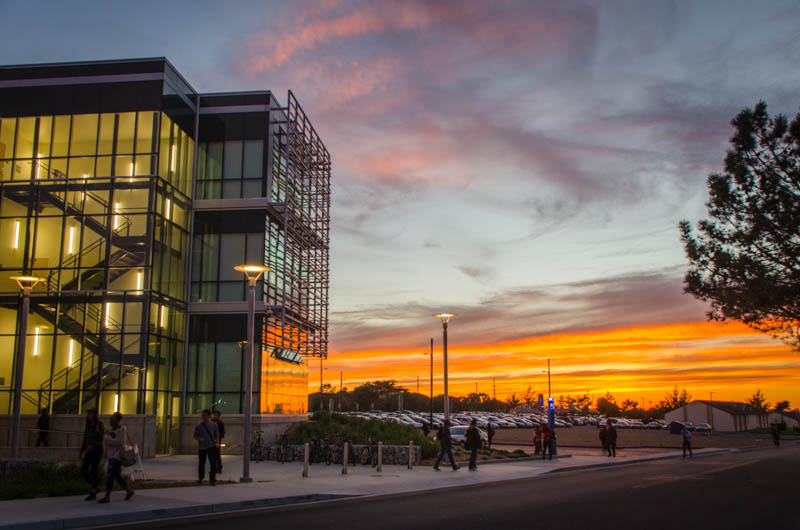
#> input picture Project1Images/evalImages/BIT_photos_by_Josh_Kling/1.png, 800 x 530 px, found by its file name
$ python project1.py
#> lines starting #> are read from the running program, lines starting #| are printed output that depends on the picture
#project1.py
#Joshua Ryan Cruz
#CST 205 Project 1
#github link https://github.com/jcrzry/CST205Project1
print("hello there")


from PIL import Image
import statistics

#initializing image variables and loads images into memory;

#imagePath = "C:/Users/Ryan Cruz/Documents/CSIS/CST 338/CST205Project1/Project1Images/"
imagePath = "C:/Users/Ryan Cruz/Documents/CSIS/CST 338/CST205Project1/Project1Images/evalImages/BIT_photos_by_Josh_Kling/"
im1 = Image.open(imagePath + "1.png")
#> im1 is the input picture: PIL image 800x530 RGBA; mean R, G, B, A 114, 97.8, 83.4, 255
im1.load()
im2 = Image.open(imagePath + "2.png")
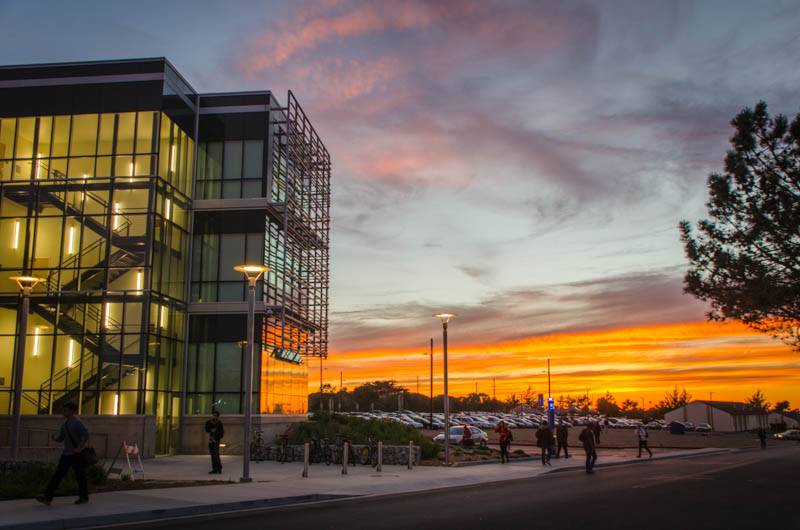
#> input picture Project1Images/evalImages/BIT_photos_by_Josh_Kling/2.png, 800 x 530 px, found by its file name
#> im2 is the input picture: PIL image 800x530 RGBA; mean R, G, B, A 114.5, 98.5, 83.5, 255
im2.load()
im3 = Image.open(imagePath + "3.png")
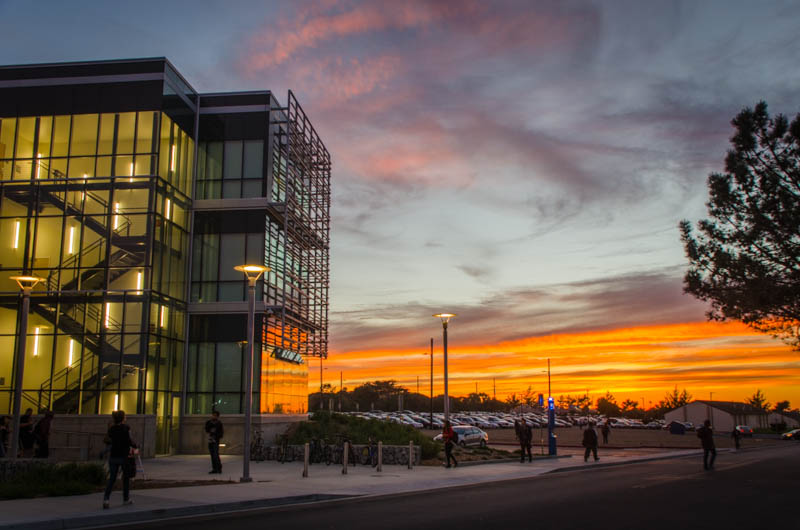
#> input picture Project1Images/evalImages/BIT_photos_by_Josh_Kling/3.png, 800 x 530 px, found by its file name
#> im3 is the input picture: PIL image 800x530 RGBA; mean R, G, B, A 107, 90.9, 76.9, 255
im3.load()
#> (the run stopped early here; a loop or call above may not have finished)
